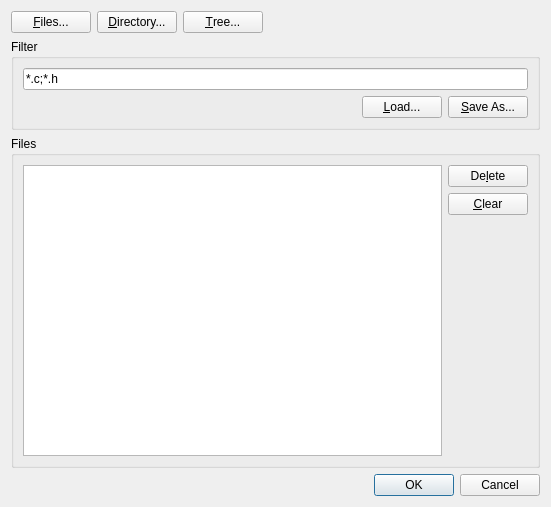
<ui version="4.0" >
 <class>AddFilesDialog</class>
 <widget class="QDialog" name="AddFilesDialog" >
  <property name="geometry" >
   <rect>
    <x>0</x>
    <y>0</y>
    <width>551</width>
    <height>507</height>
   </rect>
  </property>
  <property name="sizePolicy" >
   <sizepolicy vsizetype="Preferred" hsizetype="Preferred" >
    <horstretch>0</horstretch>
    <verstretch>0</verstretch>
   </sizepolicy>
  </property>
  <property name="windowTitle" >
   <string>Add Files</string>
  </property>
  <layout class="QVBoxLayout" name="verticalLayout_3" >
   <item>
    <layout class="QHBoxLayout" name="horizontalLayout_3" >
     <item>
      <widget class="QPushButton" name="filesButton_" >
       <property name="text" >
        <string>&amp;Files...</string>
       </property>
      </widget>
     </item>
     <item>
      <widget class="QPushButton" name="dirButton_" >
       <property name="text" >
        <string>&amp;Directory...</string>
       </property>
      </widget>
     </item>
     <item>
      <widget class="QPushButton" name="treeButton_" >
       <property name="text" >
        <string>&amp;Tree...</string>
       </property>
      </widget>
     </item>
     <item>
      <spacer name="horizontalSpacer" >
       <property name="orientation" >
        <enum>Qt::Horizontal</enum>
       </property>
       <property name="sizeHint" stdset="0" >
        <size>
         <width>40</width>
         <height>20</height>
        </size>
       </property>
      </spacer>
     </item>
    </layout>
   </item>
   <item>
    <widget class="QGroupBox" name="groupBox" >
     <property name="sizePolicy" >
      <sizepolicy vsizetype="Preferred" hsizetype="Preferred" >
       <horstretch>0</horstretch>
       <verstretch>0</verstretch>
      </sizepolicy>
     </property>
     <property name="title" >
      <string>Filter</string>
     </property>
     <layout class="QVBoxLayout" name="verticalLayout" >
      <item>
       <widget class="QLineEdit" name="filterEdit_" >
        <property name="text" >
         <string>*.c;*.h</string>
        </property>
       </widget>
      </item>
      <item>
       <layout class="QHBoxLayout" name="horizontalLayout" >
        <item>
         <spacer name="horizontalSpacer_2" >
          <property name="orientation" >
           <enum>Qt::Horizontal</enum>
          </property>
          <property name="sizeHint" stdset="0" >
           <size>
            <width>40</width>
            <height>20</height>
           </size>
          </property>
         </spacer>
        </item>
        <item>
         <widget class="QPushButton" name="loadFilterButton_" >
          <property name="text" >
           <string>&amp;Load...</string>
          </property>
         </widget>
        </item>
        <item>
         <widget class="QPushButton" name="saveFilterButton_" >
          <property name="text" >
           <string>&amp;Save As...</string>
          </property>
         </widget>
        </item>
       </layout>
      </item>
     </layout>
    </widget>
   </item>
   <item>
    <widget class="QGroupBox" name="groupBox_2" >
     <property name="sizePolicy" >
      <sizepolicy vsizetype="Expanding" hsizetype="Preferred" >
       <horstretch>0</horstretch>
       <verstretch>0</verstretch>
      </sizepolicy>
     </property>
     <property name="title" >
      <string>Files</string>
     </property>
     <layout class="QHBoxLayout" name="horizontalLayout_2" >
      <item>
       <widget class="QListWidget" name="fileList_" >
        <property name="selectionMode" >
         <enum>QAbstractItemView::ExtendedSelection</enum>
        </property>
       </widget>
      </item>
      <item>
       <layout class="QVBoxLayout" name="verticalLayout_2" >
        <item>
         <widget class="QPushButton" name="deleteFileButton_" >
          <property name="text" >
           <string>De&amp;lete</string>
          </property>
         </widget>
        </item>
        <item>
         <widget class="QPushButton" name="clearFilesButton_" >
          <property name="text" >
           <string>&amp;Clear</string>
          </property>
         </widget>
        </item>
        <item>
         <spacer name="verticalSpacer_2" >
          <property name="orientation" >
           <enum>Qt::Vertical</enum>
          </property>
          <property name="sizeHint" stdset="0" >
           <size>
            <width>20</width>
            <height>40</height>
           </size>
          </property>
         </spacer>
        </item>
       </layout>
      </item>
     </layout>
    </widget>
   </item>
   <item>
    <widget class="QDialogButtonBox" name="buttonBox" >
     <property name="orientation" >
      <enum>Qt::Horizontal</enum>
     </property>
     <property name="standardButtons" >
      <set>QDialogButtonBox::Cancel|QDialogButtonBox::Ok</set>
     </property>
    </widget>
   </item>
  </layout>
 </widget>
 <resources/>
 <connections>
  <connection>
   <sender>buttonBox</sender>
   <signal>accepted()</signal>
   <receiver>AddFilesDialog</receiver>
   <slot>accept()</slot>
   <hints>
    <hint type="sourcelabel" >
     <x>227</x>
     <y>485</y>
    </hint>
    <hint type="destinationlabel" >
     <x>157</x>
     <y>274</y>
    </hint>
   </hints>
  </connection>
  <connection>
   <sender>buttonBox</sender>
   <signal>rejected()</signal>
   <receiver>AddFilesDialog</receiver>
   <slot>reject()</slot>
   <hints>
    <hint type="sourcelabel" >
     <x>295</x>
     <y>491</y>
    </hint>
    <hint type="destinationlabel" >
     <x>286</x>
     <y>274</y>
    </hint>
   </hints>
  </connection>
  <connection>
   <sender>filesButton_</sender>
   <signal>clicked()</signal>
   <receiver>AddFilesDialog</receiver>
   <slot>addFiles()</slot>
   <hints>
    <hint type="sourcelabel" >
     <x>66</x>
     <y>27</y>
    </hint>
    <hint type="destinationlabel" >
     <x>89</x>
     <y>8</y>
    </hint>
   </hints>
  </connection>
  <connection>
   <sender>dirButton_</sender>
   <signal>clicked()</signal>
   <receiver>AddFilesDialog</receiver>
   <slot>addDir()</slot>
   <hints>
    <hint type="sourcelabel" >
     <x>160</x>
     <y>28</y>
    </hint>
    <hint type="destinationlabel" >
     <x>180</x>
     <y>10</y>
    </hint>
   </hints>
  </connection>
  <connection>
   <sender>treeButton_</sender>
   <signal>clicked()</signal>
   <receiver>AddFilesDialog</receiver>
   <slot>addTree()</slot>
   <hints>
    <hint type="sourcelabel" >
     <x>240</x>
     <y>29</y>
    </hint>
    <hint type="destinationlabel" >
     <x>304</x>
     <y>18</y>
    </hint>
   </hints>
  </connection>
  <connection>
   <sender>clearFilesButton_</sender>
   <signal>clicked()</signal>
   <receiver>fileList_</receiver>
   <slot>clear()</slot>
   <hints>
    <hint type="sourcelabel" >
     <x>495</x>
     <y>236</y>
    </hint>
    <hint type="destinationlabel" >
     <x>440</x>
     <y>251</y>
    </hint>
   </hints>
  </connection>
  <connection>
   <sender>loadFilterButton_</sender>
   <signal>clicked()</signal>
   <receiver>AddFilesDialog</receiver>
   <slot>loadFilter()</slot>
   <hints>
    <hint type="sourcelabel" >
     <x>430</x>
     <y>130</y>
    </hint>
    <hint type="destinationlabel" >
     <x>538</x>
     <y>17</y>
    </hint>
   </hints>
  </connection>
  <connection>
   <sender>saveFilterButton_</sender>
   <signal>clicked()</signal>
   <receiver>AddFilesDialog</receiver>
   <slot>saveFilter()</slot>
   <hints>
    <hint type="sourcelabel" >
     <x>506</x>
     <y>127</y>
    </hint>
    <hint type="destinationlabel" >
     <x>544</x>
     <y>114</y>
    </hint>
   </hints>
  </connection>
  <connection>
   <sender>deleteFileButton_</sender>
   <signal>clicked()</signal>
   <receiver>AddFilesDialog</receiver>
   <slot>deleteSelectedFiles()</slot>
   <hints>
    <hint type="sourcelabel" >
     <x>492</x>
     <y>197</y>
    </hint>
    <hint type="destinationlabel" >
     <x>275</x>
     <y>253</y>
    </hint>
   </hints>
  </connection>
 </connections>
 <slots>
  <slot>addFiles()</slot>
  <slot>addDir()</slot>
  <slot>addTree()</slot>
  <slot>loadFilter()</slot>
  <slot>saveFilter()</slot>
  <slot>deleteSelectedFiles()</slot>
 </slots>
</ui>
